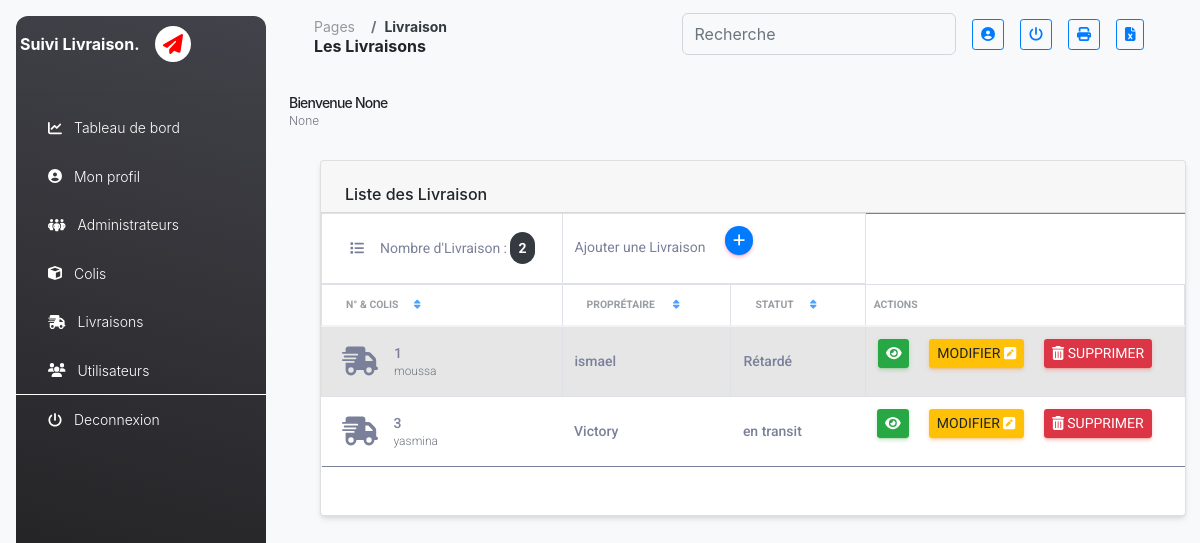
The app's page /Livraison/menu/ with its own data.
### Livraison/models.py (models this page shows, shortened)
class Livraison(models.Model):
    colis = models.OneToOneField(Colis, on_delete=models.CASCADE)
    statut = models.CharField(max_length=20, choices=StatutLivraison.choices, default=StatutLivraison.EN_TRANSIT)
    date_derniere_mise_a_jour = models.DateTimeField(auto_now=True)
    proprietaire=models.ForeignKey(Utilisateur, on_delete=models.CASCADE)

### colis/models.py (models this page shows, shortened)
class Colis(models.Model):
    numero_suivi = models.CharField(max_length=100, unique=True)
    expediteur = models.CharField(max_length=100)
    destinataire = models.ForeignKey(Utilisateur, on_delete=models.CASCADE)
    adresse = models.TextField()
    date_creation = models.DateTimeField(auto_now_add=True)
    date_mise_a_jour = models.DateTimeField(auto_now=True)

### app_utilisateur/models.py (models this page shows, shortened)
class Utilisateur(models.Model):
    date_creation = models.DateTimeField(auto_now_add=True)
    email=models.EmailField()
    mot_de_passe=models.CharField(max_length=50)
    username=models.CharField(max_length=50)

### Livraison/views.py (the view)
# urls.py: path('menu/', views.menu, name='menu'),  # Assurez-vous que le nom est unique
def menu(request):
    username = request.session.get('username')
    email = request.session.get('email')
    utilisateurs= Livraison.objects.all()
    nombre=utilisateurs.count()
    context={'username':username,'email':email, "liste":utilisateurs,"nombre":nombre}
    return render(request, 'Livraison/menu.html', context)

### Livraison/templates/Livraison/menu.html (shortened to what this page needs)
{% load static %}
<!DOCTYPE html>
<html lang="en">
<head>
  <link href="{% static 'Livraison/elements/css/nucleo-icons.css'%}" rel="stylesheet" />
  <link href="{% static 'Livraison/elements/css/nucleo-svg.css'%}" rel="stylesheet" />
  <link id="pagestyle" href="{% static 'Livraison/elements/css/material-dashboard.css'%}" rel="stylesheet" />
  <link rel="stylesheet" href="{% static 'Livraison/css/style.css'%}">
  <link rel="stylesheet" href="{% static 'Livraison/css/all.min.css'%}">
  <link rel="stylesheet" href="{% static 'Livraison/css/bootstrap.min.css'%}">
</head>
<body class="g-sidenav-show bg-gray-100">
  <aside class="sidenav navbar navbar-vertical navbar-expand-xs border-0 border-radius-xl my-3 fixed-start ms-3 bg-gradient-dark" id="sidenav-main">
    <div class="sidenav-header">
        <span class="ms-1 font-weight-bold text-white">Suivi Livraison.</span><i class="fas fa-paper-plane bg-white rounded-pill p-2 mx-3 " style="font-size: 20px; color: red; position: relative; top: 10px;"></i>
    </div>
    <hr class="horizontal light mt-0 mb-2">
    <div class="collapse navbar-collapse w-auto" id="sidenav-collapse-main">
      <ul class="navbar-nav">
        <li class="nav-item">
          <a class="nav-link text-white" href="{% url 'perso_admin:dashboard' %}">
            <div class="text-white text-center me-2 d-flex align-items-center justify-content-center">
              <span class="fas fa-chart-line"></span>
            </div>
            <span class="nav-link-text ms-1">Tableau de bord</span>
          </a>
        </li>
        <li class="nav-item">
          <a class="nav-link text-white" href="{% url 'app_utilisateur:profil' %}">
            <div class="text-white text-center me-2 d-flex align-items-center justify-content-center">
              <span class="fas fa-user-circle"></span>
            </div>
            <span class="nav-link-text ms-1">Mon profil</span>
          </a>
        </li>
        <li class="nav-item">
          <a class="nav-link text-white" href="{% url 'perso_admin:menu'%}">
            <div class="text-white text-center me-2 d-flex align-items-center justify-content-center">
              <span class="fas fa-people-group"></span>
            </div>
            <span class="nav-link-text ms-1">Administrateurs</span>
          </a>
        </li>
        <li class="nav-item">
          <a class="nav-link text-white" href="{% url 'colis:menu'%}">
            <div class="text-white text-center me-2 d-flex align-items-center justify-content-center">
              <span class="fas fa-cube"></span>
            </div>
            <span class="nav-link-text ms-1">Colis</span>
          </a>
        </li>
        <li class="nav-item">
            <a class="nav-link text-white" href="{% url 'Livraison:menu' %}">
              <div class="text-white text-center me-2 d-flex align-items-center justify-content-center">
                <span class="fas fa-truck-fast"></span>
              </div>
              <span class="nav-link-text ms-1">Livraisons</span>
            </a>
          </li>
          <li class="nav-item">
            <a class="nav-link text-white" href="{% url 'app_utilisateur:menu' %}">
              <div class="text-white text-center me-2 d-flex align-items-center justify-content-center">
                <span class="fas fa-users"></span>
              </div>
              <span class="nav-link-text ms-1">Utilisateurs</span>
            </a>
          </li>
        <div style="border-top: 1px solid white;"></div>
        <li class="nav-item">
          <a class="nav-link text-white" href="{% url 'perso_admin:logout' %}">
            <div class="text-white text-center me-2 d-flex align-items-center justify-content-center">
              <span class="fas fa-power-off"></span>
            </div>
            <span class="nav-link-text ms-1">Deconnexion</span>
          </a>
        </li>
      </ul>
    </div>
  </aside>
  <main class="main-content border-radius-lg">
    <nav class="navbar navbar-main navbar-expand-lg px-0 mx-4 shadow-none border-radius-xl" id="navbarBlur" data-scroll="true">
      <div class="container-fluid py-1 px-3">
        <nav aria-label="breadcrumb">
          <ol class="breadcrumb bg-transparent mb-0 pb-0 pt-1 px-0 me-sm-6 me-5">
            <li class="breadcrumb-item text-sm"><a class="opacity-5 text-dark" href="javascript:;">Pages</a></li>
            <li class="breadcrumb-item text-sm text-dark font-weight-bolder" aria-current="page">Livraison</li>
          </ol>
          <h6 class="font-weight-bolder mb-0">Les Livraisons</h6>
        </nav>
        <div class="collapse navbar-collapse mt-sm-0 mt-2 me-md-0 me-sm-4" id="navbar">
          <div class="ms-md-auto pe-md-3 d-flex align-items-center">
            <div class="input-group input-group-outline">
              <input type="text" class="form-control" id="searchInput" placeholder="Recherche">
            </div>
          </div>
          <ul class="navbar-nav justify-content-end">
            <li class="nav-item d-flex align-items-center">
              <a class="btn btn-outline-primary btn-sm mb-0 me-3" href="{% url 'app_utilisateur:profil'%}" data-toggle="tooltip" data-placement="bottom" title="Mon profil"> <span class="fas fa-user-circle"></span></a>
            </li>
            <li class="nav-item d-flex align-items-center">
              <a class="btn btn-outline-primary btn-sm mb-0 me-3" href="{% url 'perso_admin:logout'%}" data-toggle="tooltip" data-placement="bottom" title="Se deconnecter"> <span class="fas fa-power-off"></span></a>
            </li>
            <li class="nav-item d-flex align-items-center">
              <a class="btn btn-outline-primary btn-sm mb-0 me-3" href="" data-toggle="tooltip" data-placement="bottom" title="Imprimer" id="printTable"> <span class="fas fa-print"></span></a>
            </li>
            <li class="nav-item d-flex align-items-center">
              <a class="btn btn-outline-primary btn-sm mb-0 me-3" href="" data-toggle="tooltip" data-placement="bottom" title="Imprimer" id="exportExcel"> <span class="fas fa-file-excel"></span></a>
            </li>
          </ul>
        </div>
      </div>
    </nav>
    <div class="container-fluid py-4">
      <div class="row">
        <div class="container ">
          <div class="row mb-3">
            <div class="col-md-6">
              <div class="d-flex flex-column justify-content-center">
                <h1 class="mb-0 text-sm"> Bienvenue {{ username}}</h1>
                <p class="text-xs text-secondary mb-0">{{ email}}</p>
              </div>
            </div>
            <div class="col-md-6">
            </div>
          </div>
          <div class="col-12 mx-3">
            <div  style="height: 16px;">
            </div>
            <div class="card mb-4">
              <div class="card-header pb-0">
                <h6>Liste des Livraison</h6>
              </div>
              <div class="card-body px-0 pt-0 pb-2">
                <div class="table-responsive p-0">
                  <table class="table align-items-center mb-0 table-striped table-bordered table-hover" id="myTable">
                    <thead>
                      <tr>
                        <td class="text-sm"><span class="fas fa-list mx-3"></span>Nombre d'Livraison : <span class="bg-dark p-2 rounded-pill text-white text-b" style="font-weight:bold;">{{ nombre }}</span></td>
                        <td class="text-sm" colspan="2">Ajouter une Livraison
                          <a href="{%url 'Livraison:add_Livraison'%}" class="btn btn-primary btn-sm mx-3 rounded-pill" >
                            <span class="fas fa-plus"></span>
                          </a>
                        </td>
                      </tr>
                      <th class="text-uppercase text-secondary text-xxs font-weight-bolder opacity-7">N° & colis<a href="#" id="sortName"><span class="fas fa-sort mx-3" data-toggle="tooltip" data-placement="bottom" title="Trier les élements"></span></a></th>
                        <th class="text-uppercase text-secondary text-xxs font-weight-bolder opacity-7">Proprétaire <a href="#" id="sortName"><span class="fas fa-sort mx-3" data-toggle="tooltip" data-placement="bottom" title="Trier les élements"></span></a></th>
                      <th class="text-uppercase text-secondary text-xxs font-weight-bolder opacity-7"> statut<a href="#" id="sortName"><span class="fas fa-sort mx-3" data-toggle="tooltip" data-placement="bottom" title="Trier les élements"></span></a></th>
                        <th class="text-uppercase text-secondary text-xxs font-weight-bolder opacity-7 ps-2 action">Actions</th>
                    </thead>
                    <tbody>
                      {% for Livraison in liste %}
                        <tr class="affiche">
                          <td>
                            <div class="d-flex px-2 py-1">
                              <span class=" fas fa-truck-fast avatar-sm me-3">
                              </span>
                              <div class="d-flex flex-column justify-content-center">
                                <h6 class="mb-0 text-sm">{{ Livraison.id }}</h6>
                                <p class="text-xs text-secondary mb-0">{{ Livraison.colis.expediteur }}</p>
                              </div>
                            </div>
                          </td>
                          <td class="align-middle">
                            <h6 class="mb-0 text-sm">{{ Livraison.proprietaire.username }}</h6>
                          </td>
                          <td class="align-middle">
                        {% if Livraison.statut == "delivered" %}
                        <h6 class="mb-0 text-sm">Livré</h6>
                        {% elif  Livraison.statut == "in_transit" %}
                        <h6 class="mb-0 text-sm">en transit</h6>
                        {% else %}
                        <h6 class="mb-0 text-sm">Rétardé</h6>
                          {% endif %}
                          </td>
                          <td class="align-middle">
                            <button type="button" class="btn btn-success btn-sm" data-toggle="modal" data-target="#editAdminModal" data-id="{{ Livraison.id }}">
                              <span class="fas fa-eye"></span>
                            </button>
                            <a href="/Livraison/editer/{{ Livraison.id }}" class="btn btn-warning btn-sm mx-3"  data-toggle="tooltip">Modifier
                              <span class="fas fa-pencil-square" style="color: white;"></span>
                            </a>
                            <a type="button" class="btn btn-danger btn-sm" href="/Livraison/delete/{{ Livraison.id }}">
                              <span class="fas fa-trash-can"></span> Supprimer
                            </a>
                          </td>
                        </tr>
                        {% endfor %}
                    </tbody>
                  </table>
                </div>
                <div id="paginationE" class="mt-3 mx-3">
                  <span class="px-3" id="pagination"></span>
                </div>
              </div>
            </div>
          </div>
        </div>
      </div>
  </main>
</body>
</html>

### Livraison/static/Livraison/css/style.css (style rules this page uses)
#paginationE { text-align: right; }

### records on screen
Livraison: id "1", colis.expediteur "moussa", proprietaire.username "ismael", statut "Rétardé"
Livraison: id "3", colis.expediteur "yasmina", proprietaire.username "Victory", statut "en transit"

### other values on screen
{{ username }} "None"
{{ email }} "None"
{{ nombre }} "2"
